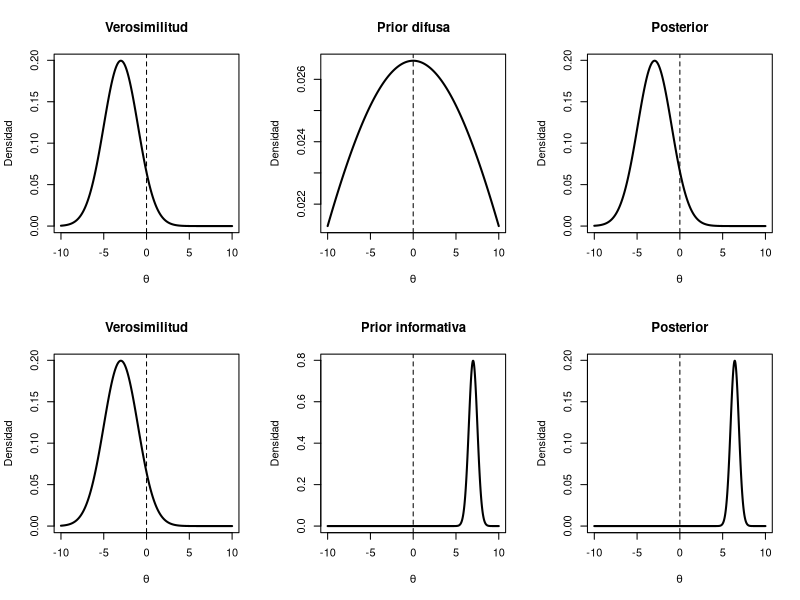

R code for this plot:

# ------------------------------------------------------------
# Grafica para ilustrar el efecto de una prior difusa
# vs informativa
# Inspirada en Zuur et al. (2017)
# ------------------------------------------------------------

# Generamos datos:
theta <- seq(-10, 10, length.out = 1000)


# Verosimilitud:
veros <- dnorm(theta, mean = -3, sd = 2)


# Prior difusa:
prior_difusa <- dnorm(theta, mean = 0, sd = 15)

# Distribucion a posteriori (prior difusa)
post_difusa <- veros * prior_difusa
post_difusa <- post_difusa / max(post_difusa) * max(veros)


# Prior informativa:
prior_info <- dnorm(theta, mean = 7, sd = 0.5)

# Distribucion a posteriori (prior informativa)
post_info <- veros * prior_info
post_info <- post_info / max(post_info) * max(veros)


# Gráficamente:
par(mfrow = c(2, 3))
# Fila 1: priori difusa
plot(theta, veros, type = "l", lwd = 2,
     xlab = expression(theta),
     ylab = "Densidad",
     main = "Verosimilitud")
abline(v = 0, lty = 2)

plot(theta, prior_difusa, type = "l", lwd = 2,
     xlab = expression(theta),
     ylab = "Densidad",
     main = "Prior difusa")
abline(v = 0, lty = 2)

plot(theta, post_difusa, type = "l", lwd = 2,
     xlab = expression(theta),
     ylab = "Densidad",
     main = "Posterior")
abline(v = 0, lty = 2)

# Fila 2: priori informativa
plot(theta, veros, type = "l", lwd = 2,
     xlab = expression(theta),
     ylab = "Densidad",
     main = "Verosimilitud")
abline(v = 0, lty = 2)

plot(theta, prior_info, type = "l", lwd = 2,
     xlab = expression(theta),
     ylab = "Densidad",
     main = "Prior informativa")
abline(v = 0, lty = 2)

plot(theta, post_info, type = "l", lwd = 2,
     xlab = expression(theta),
     ylab = "Densidad",
     main = "Posterior")
abline(v = 0, lty = 2)
par(mfrow = c(1, 1))
